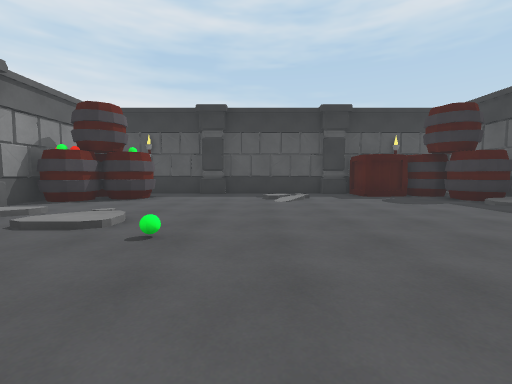
view 1 (above)

18 first-person views from a walk through a 3-D level made in the Unity game engine. The camera is 1.3 m above the floor, tilts 4° down and sees 90° across. The floor is counted in squares, 2 m on a side. Each view is taken from the middle of a square. On the plan, view 1 faces up. The plan holds only what a view shows up to about 9 squares ahead; the rest is blank. The player is left out. Surface patterns are stand-ins for the level's own textures.

view 2
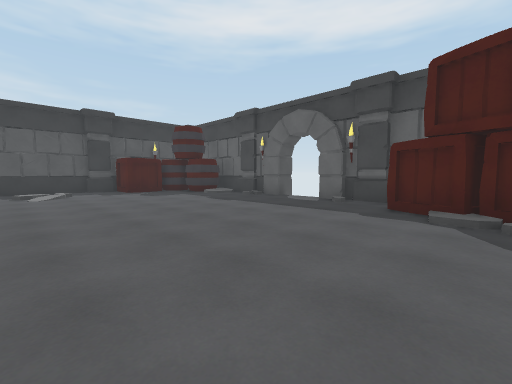

view 3
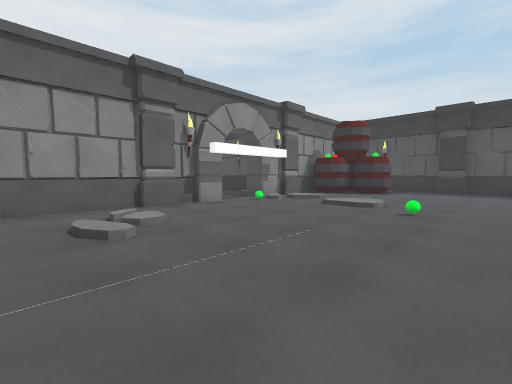

view 4
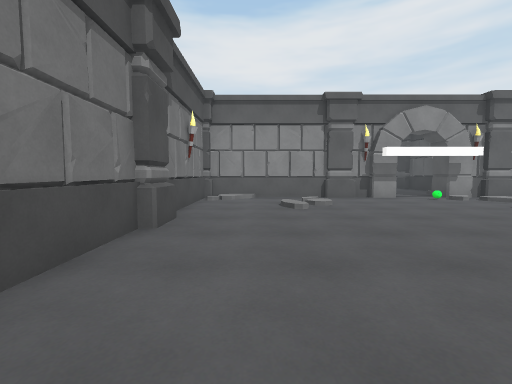

view 5
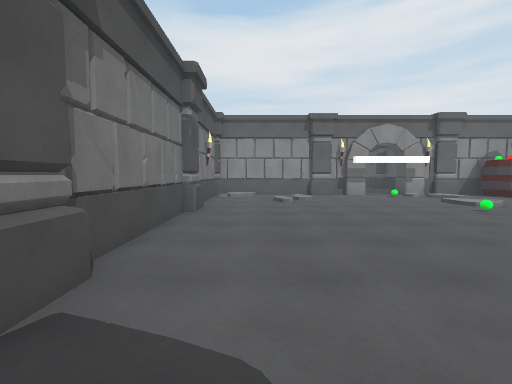

view 6
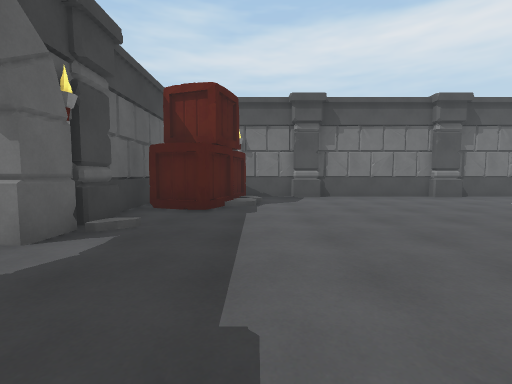

view 7
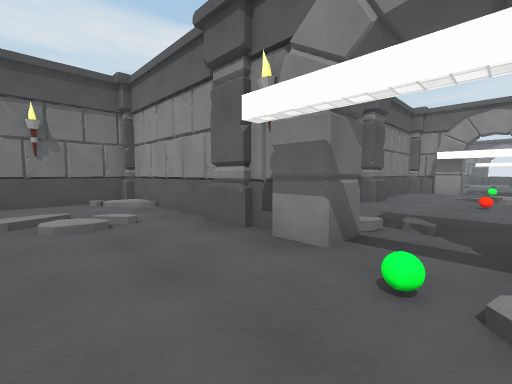

view 8
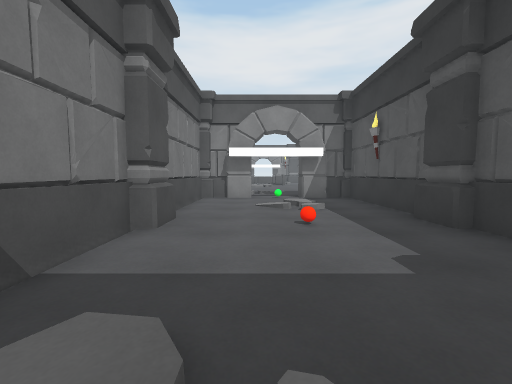

view 9
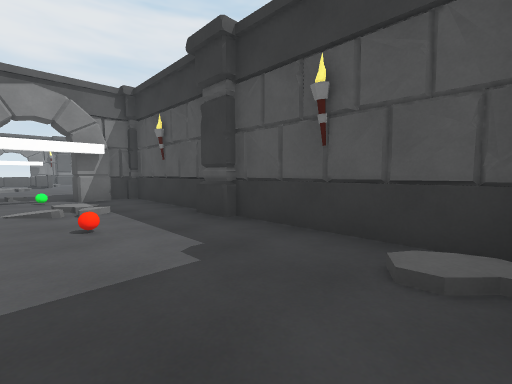

view 10
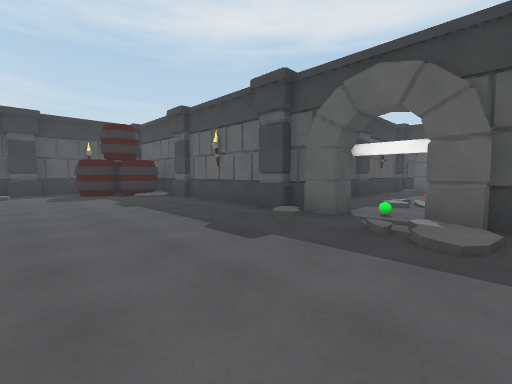

view 11
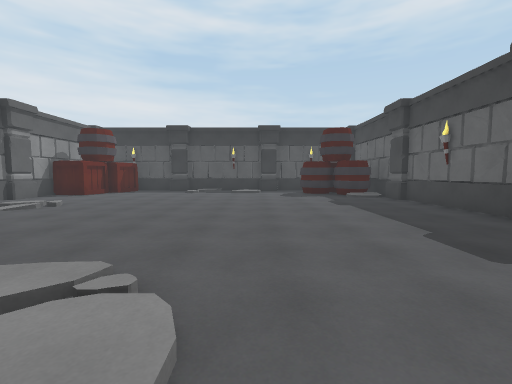

view 12
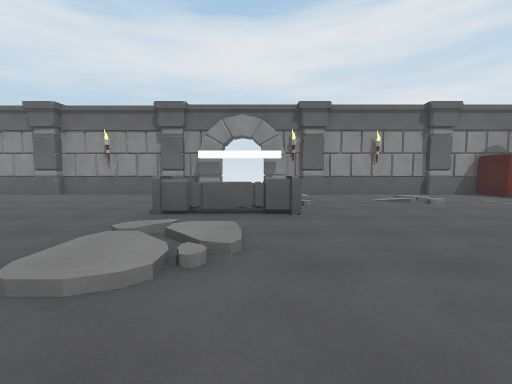

view 13
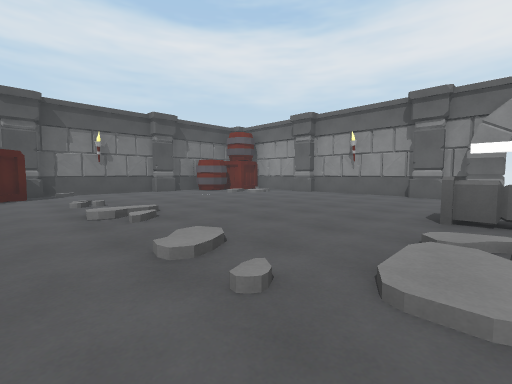

view 14
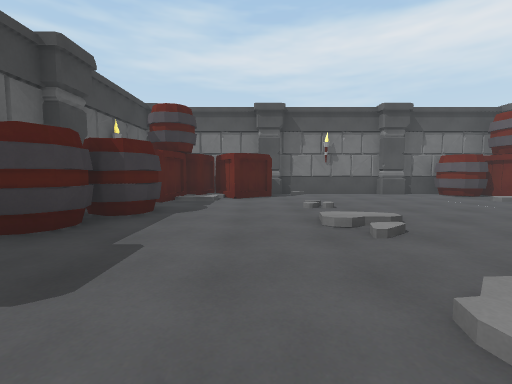

view 15
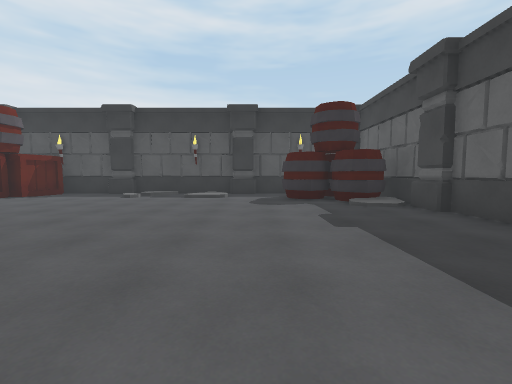

view 16
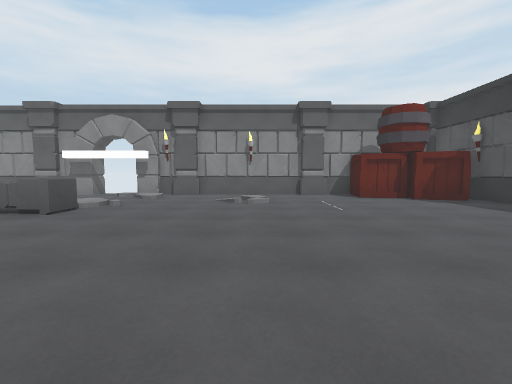

view 17
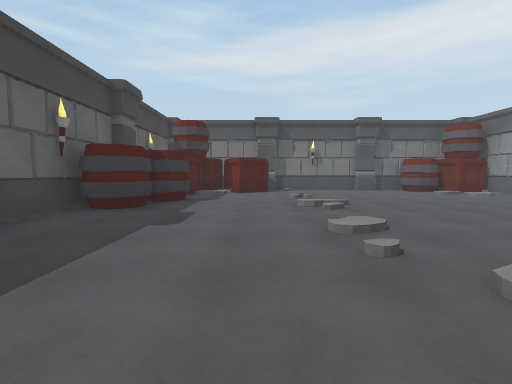

view 18
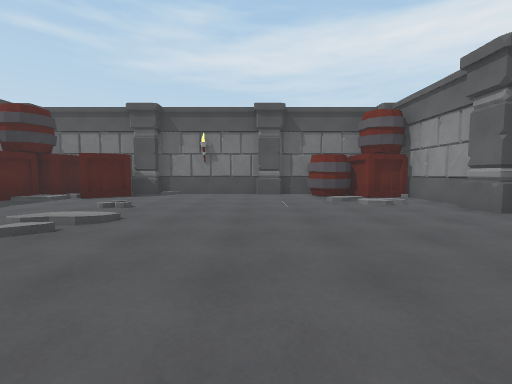

### Floor plan
Key: @ floor where view 1 was taken; # wall or solid block; x gap in a wall; . floor; / step, stairs or slope; O other object.
Columns run from 26 left of view 1 to 7 right of it. Each row starts with its distance up from view 1.
 13   #########
 12   #..././..
 11   #.././/.###
 10  ##........###
  9 ##...........#         #######
  8 #............#         ......###
  7 #............#        ##.......#
  6 #............#       ##........##
  5 ##...........#########..........#
  4  #/./......./#....../#/./.......#
  3  /./OO//.....O...O.../O//O.......x
  2 x...OO//...........//............
  1  #....../....#...../##...........#
  0 ##....../....###### ##....@......#
 -1 #............#      #........./###
 -2 #......//...##      #........./##
 -3 #......//..##       #..........#
 -4 ##....../..#        ############
 -5 #........./#
 -6 ###......#/#
 -7   ##.....###
 -8    ########

Where each view was taken, in squares from view 1:
view 1: 0 up, 0 right, facing up
view 2: 2 down, 0 right, facing up-right
view 3: 2 down, 0 right, facing up-left
view 4: 2 down, 2 right, facing left
view 5: 2 down, 4 right, facing left
view 6: 4 up, 4 right, facing down
view 7: 3 up, 3 left, facing down-left
view 8: 2 up, 6 left, facing left
view 9: 2 up, 6 left, facing up-left
view 10: 1 up, 18 left, facing up-right
view 11: 1 up, 18 left, facing up
view 12: 3 up, 17 left, facing left
view 13: 2 up, 17 left, facing down-left
view 14: 1 up, 17 left, facing down
view 15: 4 up, 17 left, facing up
view 16: 7 up, 17 left, facing left
view 17: 3 up, 17 left, facing down
view 18: 1 up, 21 left, facing down
